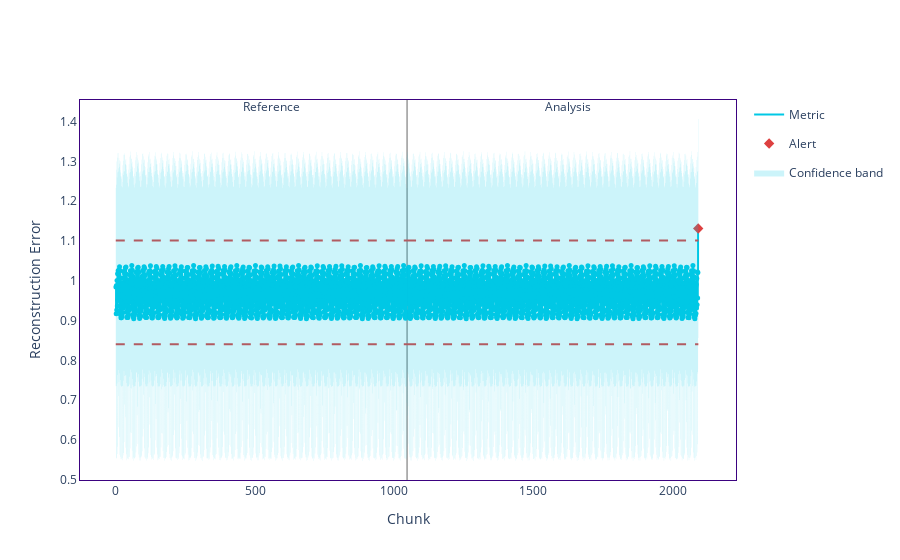

The notebook cell saved with this chart:
### Code cell
from nannyml.plots.blueprints.metrics import plot_metric
METRLA_drift_detector = nml.DataReconstructionDriftCalculator(
    column_names=METRLA_feature_names,
    chunk_size=15
).fit(reference_data=METRLA_reference_set)

# Calculate drift results
METRLA_drift_results = METRLA_drift_detector.calculate(data=METRLA_analysis_set)

# Visualize drift
METRLA_drift_results_plot = plot_metric(METRLA_drift_results, title='', metric_display_name='Reconstruction Error',
                metric_column_name='reconstruction_error')
METRLA_drift_results_plot.write_image('metrla_drift_results.png', width=1000, height=500)
METRLA_drift_results_plot.show()

### Figure 1 — Plotly figure (JSON) as saved in the notebook; plotly's stock layout.template omitted (floating-point values rounded to 4 significant figures; data arrays with more than 128 entries replaced by an {"elided": "..."} marker saying what was removed)
{"data": [{"hoverinfo": "skip", "legendgroup": "metric_reference", "line": {"color": "#00c8e5", "shape": "hv", "width": 2}, "mode": "lines", "name": "Metric", "showlegend": true, "type": "scatter", "x": {"elided": "1047 int values"}, "y": {"elided": "1047 float values"}}, {"customdata": {"elided": "1046x7 mixed values"}, "hovertemplate": "%{customdata[1]} &nbsp; &nbsp; %{customdata[2]} <br />Chunk: <b>%{customdata[3]}</b> &nbsp; &nbsp; %{customdata[4]} <br />%{customdata[0]}: <b>%{customdata[5]}</b><br />Confidence band: +/- <b>%{customdata[6]}</b><br /><extra></extra>", "legendgroup": "metric_reference", "marker": {"color": "#00c8e5", "size": 5, "symbol": "circle"}, "mode": "markers", "name": "Metric", "showlegend": false, "type": "scatter", "x": {"elided": "1046 float values"}, "y": {"elided": "1047 float values"}}, {"hoverinfo": "skip", "legendgroup": "metric_analysis", "line": {"color": "#00c8e5", "shape": "hv", "width": 2}, "mode": "lines", "name": "Metric", "showlegend": false, "type": "scatter", "x": {"elided": "1047 int values"}, "y": {"elided": "1047 float values"}}, {"customdata": {"elided": "1046x7 mixed values"}, "hovertemplate": "%{customdata[1]} &nbsp; &nbsp; %{customdata[2]} <br />Chunk: <b>%{customdata[3]}</b> &nbsp; &nbsp; %{customdata[4]} <br />%{customdata[0]}: <b>%{customdata[5]}</b><br />Confidence band: +/- <b>%{customdata[6]}</b><br /><extra></extra>", "legendgroup": "metric_analysis", "marker": {"color": "#00c8e5", "size": 5, "symbol": "circle"}, "mode": "markers", "name": "Metric", "showlegend": false, "type": "scatter", "x": {"elided": "1046 float values"}, "y": {"elided": "1047 float values"}}, {"hoverinfo": "skip", "legendgroup": "alert", "marker": {"color": "#DD4040", "size": 8, "symbol": "diamond"}, "mode": "markers", "name": "Alert", "showlegend": true, "type": "scatter", "x": [2092.0], "y": [1.131]}, {"hoverinfo": "skip", "legendgroup": "thresh", "line": {"color": "#DD4040", "dash": "dash", "width": 2}, "mode": "lines", "name": "Threshold", "showlegend": false, "type": "scatter", "x": {"elided": "1047 int values"}, "y": {"elided": "1047 float values"}}, {"hoverinfo": "skip", "legendgroup": "thresh", "line": {"color": "#DD4040", "dash": "dash", "width": 2}, "mode": "lines", "name": "Threshold", "showlegend": false, "type": "scatter", "x": {"elided": "1047 int values"}, "y": {"elided": "1047 float values"}}, {"hoverinfo": "skip", "legendgroup": "thresh", "line": {"color": "#DD4040", "dash": "dash", "width": 2}, "mode": "lines", "name": "Threshold", "showlegend": false, "type": "scatter", "x": {"elided": "1047 int values"}, "y": {"elided": "1047 float values"}}, {"hoverinfo": "skip", "legendgroup": "thresh", "line": {"color": "#DD4040", "dash": "dash", "width": 2}, "mode": "lines", "name": "Threshold", "showlegend": false, "type": "scatter", "x": {"elided": "1047 int values"}, "y": {"elided": "1047 float values"}}, {"connectgaps": true, "hoverinfo": "skip", "line": {"color": "rgba(0,0,0,0)", "shape": "hv"}, "mode": "lines", "name": "Confidence band", "showlegend": false, "type": "scatter", "x": {"elided": "1047 int values"}, "y": {"elided": "1047 float values"}}, {"connectgaps": true, "fill": "tonexty", "fillcolor": "rgba(0.0, 0.7843137254901961, 0.8980392156862745, 0.2)", "hoverinfo": "skip", "line": {"color": "rgba(0,0,0,0)", "shape": "hv"}, "mode": "lines", "name": "Confidence band", "showlegend": true, "type": "scatter", "x": {"elided": "1047 int values"}, "y": {"elided": "1047 float values"}}, {"connectgaps": true, "hoverinfo": "skip", "line": {"color": "rgba(0,0,0,0)", "shape": "hv"}, "mode": "lines", "name": "Confidence band", "showlegend": false, "type": "scatter", "x": {"elided": "1047 int values"}, "y": {"elided": "1047 float values"}}, {"connectgaps": true, "fill": "tonexty", "fillcolor": "rgba(0.0, 0.7843137254901961, 0.8980392156862745, 0.2)", "hoverinfo": "skip", "line": {"color": "rgba(0,0,0,0)", "shape": "hv"}, "mode": "lines", "name": "Confidence band", "showlegend": false, "type": "scatter", "x": {"elided": "1047 int values"}, "y": {"elided": "1047 float values"}}], "layout": {"annotations": [{"showarrow": false, "text": "Reference", "x": 522.5, "xshift": 10, "y": 1.01, "yref": "y domain"}, {"showarrow": false, "text": "Analysis", "x": 1568.0, "xshift": 15, "y": 1.01, "yref": "y domain"}], "hoverlabel": {"bgcolor": "white", "font": {"size": 14}}, "legend": {"itemclick": false, "itemdoubleclick": false, "traceorder": "grouped"}, "paper_bgcolor": "rgba(255,255,255,1)", "plot_bgcolor": "rgba(255,255,255,1)", "shapes": [{"layer": "below", "line": {"color": "#666666", "width": 1}, "type": "line", "x0": 1046, "x1": 1046, "xref": "x", "y0": 0, "y1": 1, "yref": "y domain"}], "title": {"text": ""}, "xaxis": {"linecolor": "#3b0280", "matches": "x", "mirror": true, "showgrid": false, "title": {"text": "Chunk"}, "zeroline": false}, "yaxis": {"linecolor": "#3b0280", "mirror": true, "showgrid": false, "title": {"text": "Reconstruction Error"}, "zeroline": false}}}
